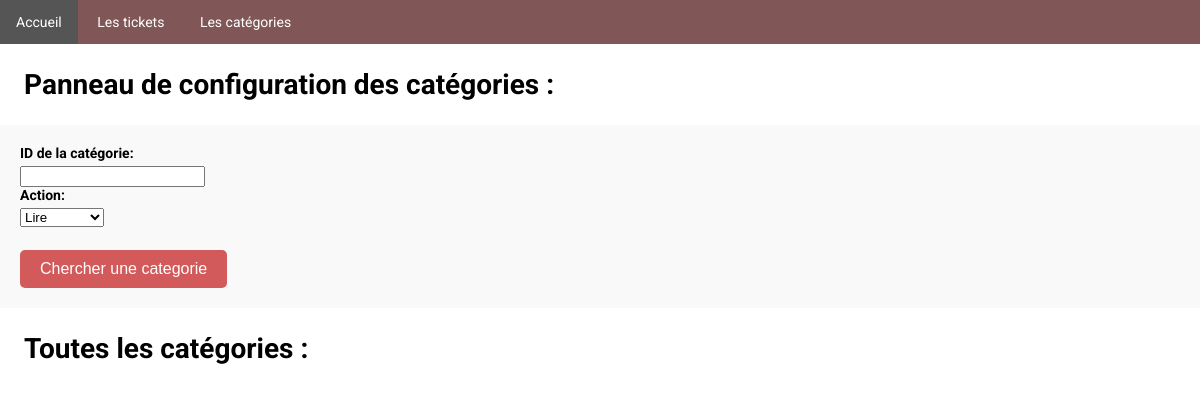
Page /ticket/search_category on the earlier database version.
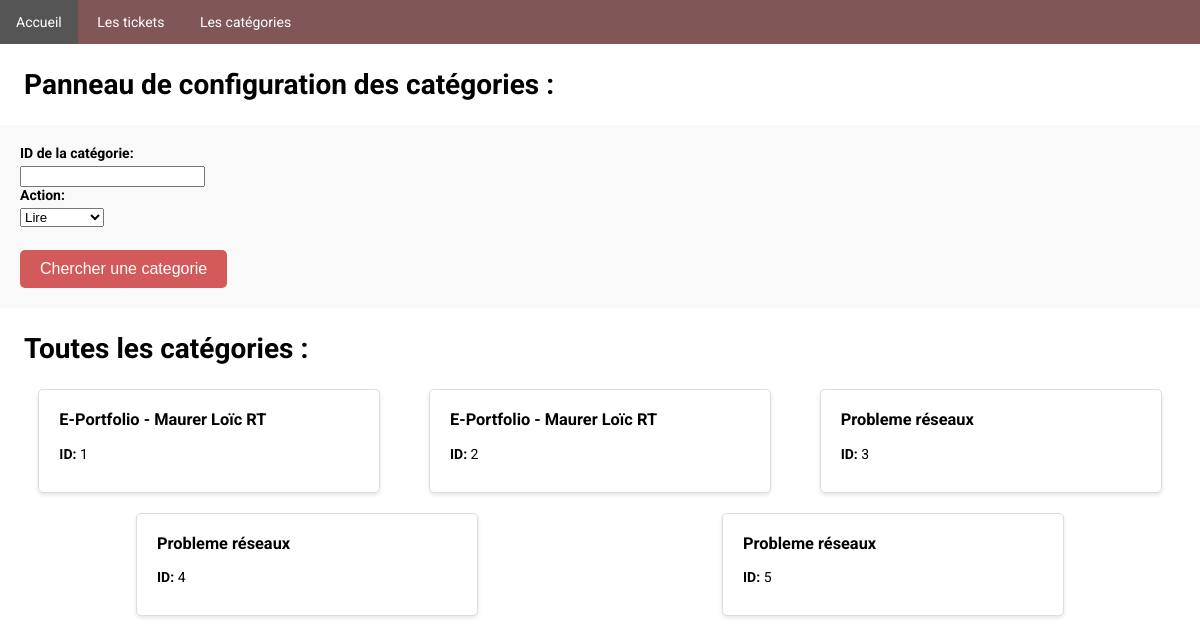
Same page on the later database version.
### ticket/models.py (models this page shows, shortened)
class Category(models.Model):
    name = models.CharField(max_length=200)
    description = models.TextField()
    priority_choices = (
        (1, 'Low'),
        (2, 'Medium'),
        (3, 'High'),
    )
    priority = models.IntegerField(choices=priority_choices, default=1)

### ticket/views.py (the view, shortened to what this page needs)
# urls.py: path('search_category', views.search_category, name='search_category'),
def search_category(request):
    categories = Category.objects.all()
    lform = CategoryIdForm()
    return render(request, 'ticket/search_category.html', {'form': lform, 'categories': categories})

### ticket/forms.py
class CategoryIdForm(forms.Form):
    category_id = forms.IntegerField(label='ID de la catégorie')
    actions = (
        ('read_category', 'Lire'),
        ('delete_category', 'Supprimer'),
        ('update_category', 'Modifier'),
    )
    action = forms.ChoiceField(choices=actions, label='Action')

### ticket/templates/ticket/search_category.html (shortened to what this page needs)
{% extends 'ticket/main.html' %}
{% block content %}
    <h1>Panneau de configuration des catégories :</h1>
    <form method="post" action="{% url 'ticket:search_category' %}?category_id={{ form.category_id.value }}" class="form-add">
        {{ form.as_ul }}
        <input type="submit" value="Chercher une categorie">
    </form>
    <h1>Toutes les catégories :</h1>
    <div class="ticket-container">
        {% for category in categories %}
            <div class="ticket">
                <h3>{{ category.name }}</h3>
                <p><strong>ID:</strong> {{ category.id }}</p>
            </div>
        {% endfor %}
{% endblock %}

Differences in the rows shown:
added Category: name "E-Portfolio - Maurer Loïc RT", id "1"
added Category: name "E-Portfolio - Maurer Loïc RT", id "2"
added Category: name "Probleme réseaux", id "3"
added Category: name "Probleme réseaux", id "4"
added Category: name "Probleme réseaux", id "5"
